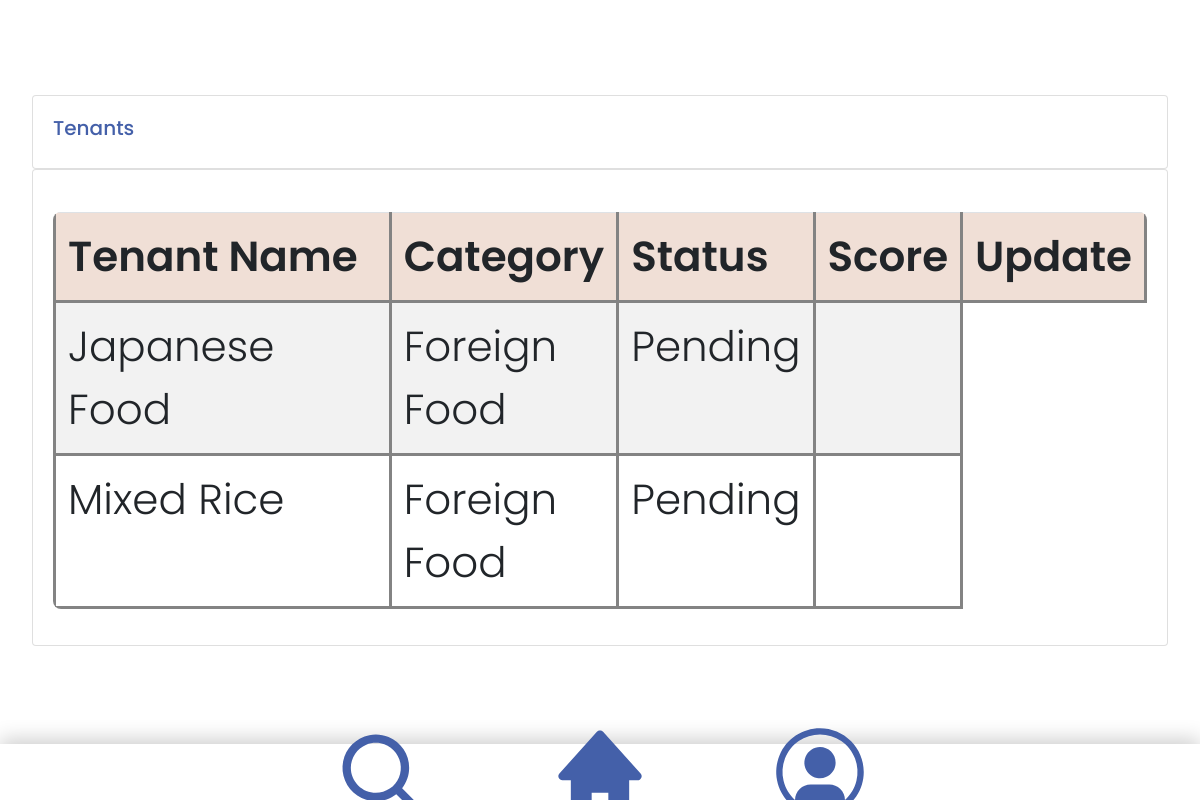
/tenants/ (signed in), run on an earlier commit of the app's database.
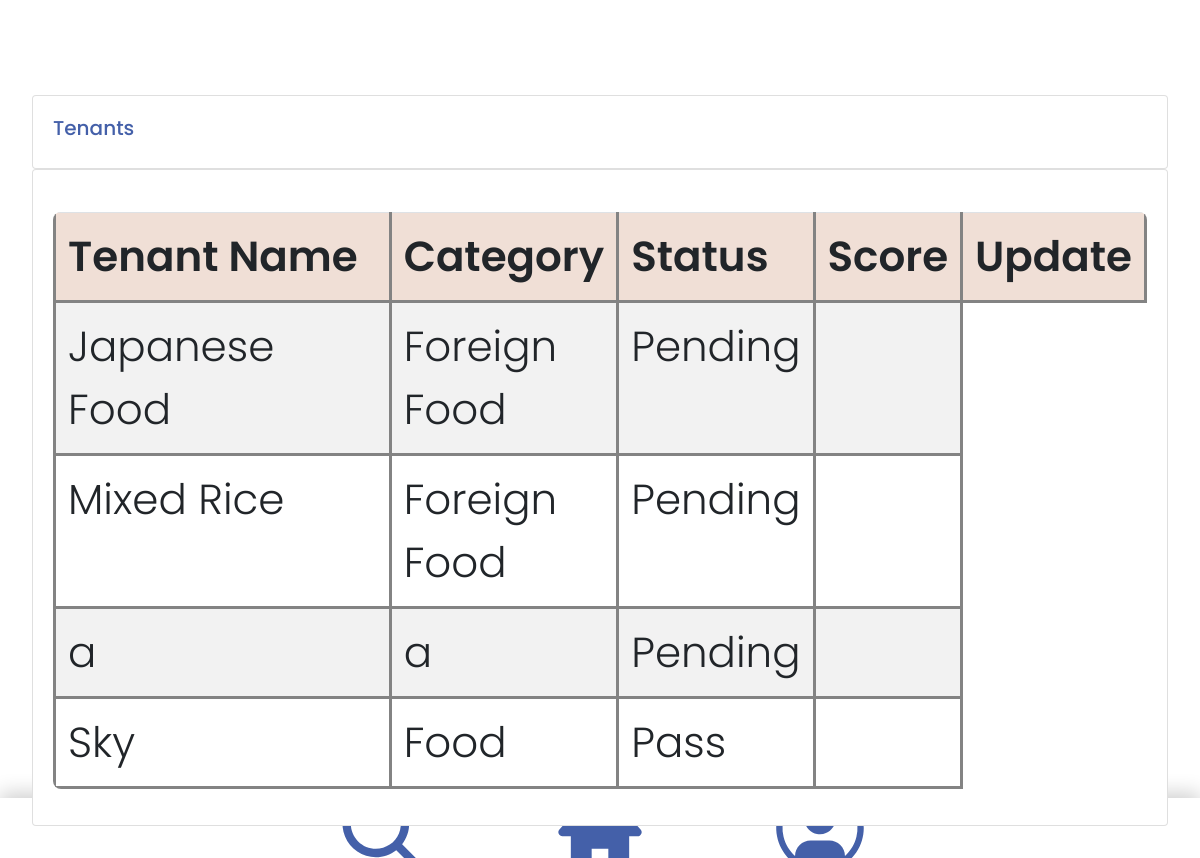
And on a later commit of the database.
### accounts/models.py (models this page shows, shortened)
class Tenant(models.Model):
    STATUS = (
        ('Pending', 'Pending'),
        ('Pass', 'Pass'),
        ('Fail', 'Fail'),
    )
    name = models.CharField(max_length=100)
    status = models.CharField(max_length=50, choices=STATUS, blank=True)
    category = models.CharField(max_length=100)
    date_created = models.DateTimeField(auto_now_add=True)
    description = models.CharField(max_length=100, blank=True)
    actual_img = models.ImageField(upload_to ='images/')

### accounts/decorators.py (the view)
	def wrapper_function(request, *args, **kwargs):
		group = None
		if request.user.groups.exists():
			group = request.user.groups.all()[0].name
		if group == 'tenant':
			return redirect('user-page')
		if group == 'admin':
			return view_func(request, *args, **kwargs)

### accounts/views.py (called while the page is built)
@login_required(login_url='login')
@admin_only
def tenants(request):
    tenants = Tenant.objects.all()
    return render(request, 'accounts/tenants.html', {'tenants': tenants})

### accounts/templates/accounts/tenants.html (shortened to what this page needs)
{% extends 'accounts/main.html' %}
{% block content %}
    <br>
    <div class="row">
        <div class="col-md">
            <div class="card card-body">
                <h5>Tenants</h5>
            </div>
            <div class="card card-body">
                <table class="table">
                    <tr>
                        <th>Tenant Name</th>
                        <th>Category</th>
                        <th>Status</th>
                        <th>Score</th>
                        <th>Update</th>
                    </tr>
                    {% for i in tenants %}
                        <tr>
                            <td>{{ i.name }}</td>
                            <td>{{ i.category }}</td>
                            <td>{{ i.status }}</td>
                            <td>{{ i.score }}</td>
                        </tr>
                    {% endfor %}
                </table>
            </div>
        </div>
    </div>
{% endblock %}

What changed in the data, as far as the page shows it:
added Tenant: name "a", category "a", status "Pending"
added Tenant: name "Sky", category "Food", status "Pass"
